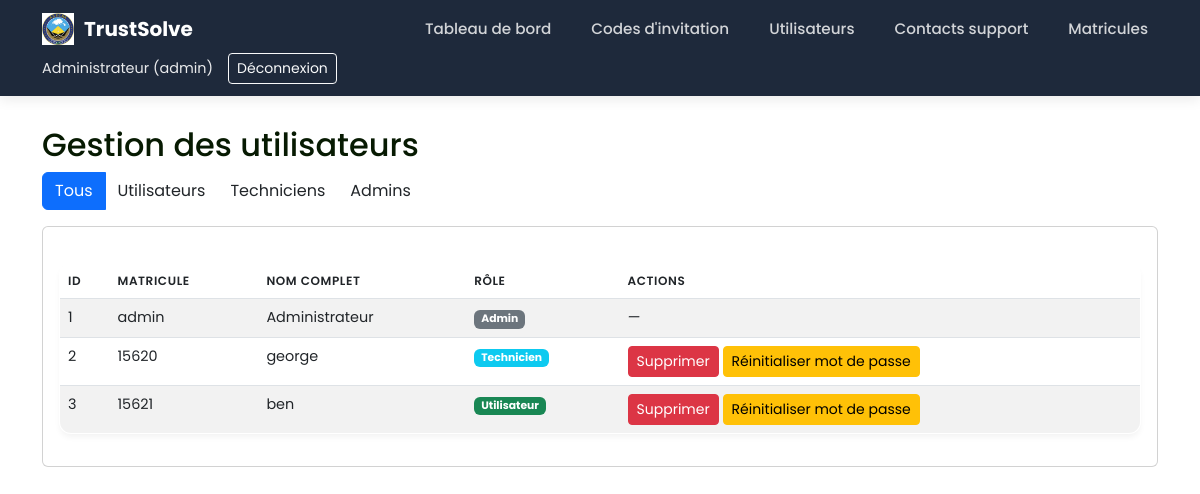
The app's page /admin/utilisateurs (signed in) with its own data.
### tables this page shows
CREATE TABLE users (
            id INTEGER PRIMARY KEY AUTOINCREMENT,
            matricule TEXT UNIQUE NOT NULL,
            full_name TEXT NOT NULL,
            password TEXT NOT NULL,
            role TEXT NOT NULL DEFAULT 'user',
            must_change_password INTEGER DEFAULT 1
        );

### app.py (the view)
    def wrapper(*args, **kwargs):
        if 'user_id' not in session:
            return redirect(url_for('login'))
        return f(*args, **kwargs)

### app.py (called while the page is built, shortened)
def login_required(f):
    def wrapper(*args, **kwargs):
        if 'user_id' not in session:
            return redirect(url_for('login'))
        return f(*args, **kwargs)
    wrapper.__name__ = f.__name__
    return wrapper

@app.route("/admin/utilisateurs", methods=["GET", "POST"])
@login_required
def admin_users():
    if session.get('role') != 'admin':
        return "Accès réservé à l'administrateur.", 403
    message = None
    role_filter = request.args.get("role", None)
    users = get_all_users(role_filter)
    return render_template('admin_users.html', users=users, message=message, role_filter=role_filter)

### database.py (called while the page is built)
def get_all_users(role_filter=None):
    conn = sqlite3.connect(DB_NAME)
    c = conn.cursor()
    if role_filter and role_filter in ('user', 'tech', 'admin'):
        c.execute('SELECT id, matricule, full_name, role FROM users WHERE role = ? ORDER BY role, id DESC', (role_filter,))
    else:
        c.execute('SELECT id, matricule, full_name, role FROM users ORDER BY role, id DESC')
    users = c.fetchall()
    conn.close()
    return users

### templates/admin_users.html (shortened to what this page needs)
{% extends "base.html" %}
{% block content %}
<h2>Gestion des utilisateurs</h2>
<div class="btn-group mb-3">
    <a href="/admin/utilisateurs" class="btn {% if not role_filter %}btn-primary{% endif %}">Tous</a>
    <a href="/admin/utilisateurs?role=user" class="btn {% if role_filter == 'user' %}btn-primary{% endif %}">Utilisateurs</a>
    <a href="/admin/utilisateurs?role=tech" class="btn {% if role_filter == 'tech' %}btn-primary{% endif %}">Techniciens</a>
    <a href="/admin/utilisateurs?role=admin" class="btn {% if role_filter == 'admin' %}btn-primary{% endif %}">Admins</a>
</div>
<div class="card">
    <div class="card-body">
        {% if users %}
        <table class="table table-striped">
            <thead>
                <tr>
                    <th>ID</th>
                    <th>Matricule</th>
                    <th>Nom complet</th>
                    <th>Rôle</th>
                    <th>Actions</th>
                </tr>
            </thead>
            <tbody>
                {% for u in users %}
                <tr>
                    <td>{{ u[0] }}</td>
                    <td>{{ u[1] }}</td>
                    <td>{{ u[2] }}</td>
                    <td>
                        {% if u[3] == 'admin' %}<span class="badge bg-secondary">Admin</span>
                        {% elif u[3] == 'tech' %}<span class="badge bg-info">Technicien</span>
                        {% else %}<span class="badge bg-success">Utilisateur</span>
                        {% endif %}
                    </td>
                    <td>
                        {% if u[3] != 'admin' %}
                        <form method="post" style="display:inline;"
                              onsubmit="return confirm('Confirmer la suppression ?');">
                            <button type="submit" class="btn btn-sm btn-danger">Supprimer</button>
                        </form>
                        <form method="post" action="/admin/reset_password/{{ u[0] }}" style="display:inline;"
                              onsubmit="return confirm('Réinitialiser le mot de passe ?');">
                            <button type="submit" class="btn btn-sm btn-warning">Réinitialiser mot de passe</button>
                        </form>
                        {% else %}
                        <em>—</em>
                        {% endif %}
                    </td>
                </tr>
                {% endfor %}
            </tbody>
        </table>
        {% else %}
        <div class="alert alert-info">Aucun utilisateur trouvé.</div>
        {% endif %}
    </div>
</div>
{% endblock %}

### templates/base.html (shortened to what this page needs)
<!DOCTYPE html>
<html lang="fr">
<head>
    <link rel="stylesheet" href="{{ url_for('static', filename='dashboard.css') }}">
    <link rel="stylesheet" href="https://cdn.jsdelivr.net/npm/bootstrap@5.3.0/dist/css/bootstrap.min.css">
    <link rel="stylesheet" href="{{ url_for('static', filename='auth.css') }}">
</head>
<body>
    {% if session.get('user_id') %}
    <nav class="navbar">
        <div class="navbar-container container">
            <a class="navbar-brand" href="
                {% if session['role'] == 'admin' %}/admin
                {% elif session['role'] == 'tech' %}/technicien
                {% else %}/{% endif %}
            ">
                <img src="../static/image/asecna.png" alt="asecna" class="navbar-logo">
                <span>TrustSolve</span>
            </a>
            <ul class="navbar-nav">
                {% if session['role'] == 'admin' %}
                <li class="nav-item"><a href="/admin" class="nav-link">Tableau de bord</a></li>
                <li class="nav-item"><a href="/admin/codes" class="nav-link">Codes d'invitation</a></li>
                <li class="nav-item"><a href="/admin/utilisateurs" class="nav-link">Utilisateurs</a></li>
                <li class="nav-item"><a href="/admin/contacts" class="nav-link">Contacts support</a></li>
                <li class="nav-item"><a href="/admin/matricules" class="nav-link">Matricules</a></li>
                {% elif session['role'] == 'tech' %}
                <li class="nav-item"><a href="/technicien" class="nav-link">Tickets</a></li>
                <li class="nav-item"><a href="/tech/diagnostics" class="nav-link">Tests diagnostic</a></li>
                <li class="nav-item"><a href="/support" class="nav-link">Support</a></li>
                {% else %}
                <li class="nav-item"><a href="/" class="nav-link">Accueil</a></li>
                <li class="nav-item"><a href="/mes_tickets" class="nav-link">Mes tickets</a></li>
                <li class="nav-item"><a href="/support" class="nav-link">Support</a></li>
                <li class="nav-item"><a href="/profil" class="nav-link">Mon profil</a></li>
                {% endif %}
            </ul>
            <div class="navbar-user">
                <span class="navbar-text">{{ session['full_name'] }} ({{ session['role'] }})</span>
                <a href="/logout" class="btn btn-outline-light btn-sm">Déconnexion</a>
            </div>
        </div>
    </nav>
    {% endif %}
    <div class="container">
        {% block content %}{% endblock %}
    </div>
</body>
</html>

### static/dashboard.css (style rules this page uses)
body:not(:has(.auth-wrapper)) { font-family: 'Inter', sans-serif; background-color: #f8fafc; color: #071a02; }
.navbar { background-color: #1e293b !important; box-shadow: 0 4px 12px rgba(0, 0, 0, 0.08); padding: 12px 0; margin-bottom: 30px; }
.navbar .container, .navbar-container { display: flex !important; align-items: center !important; justify-content: space-between !important; width: 100%; }
.navbar-brand { display: flex !important; align-items: center !important; gap: 10px; text-decoration: none; font-weight: 700; color: #ffffff !important; margin-right: 20px; }
.navbar-logo { height: 32px; width: auto; object-fit: contain; }
.navbar-nav { display: flex !important; flex-direction: row !important; align-items: center !important; list-style: none !important; margin: 0 !important; padding: 0 !important; gap: 20px !important; }
.navbar-nav .nav-item { margin: 0 !important; }
.navbar-nav .nav-link { color: rgba(255, 255, 255, 0.8) !important; text-decoration: none !important; font-weight: 500; font-size: 0.95rem; padding: 6px 10px !important; transition: color 0.2s ease; }
.navbar-user { display: flex !important; align-items: center !important; gap: 15px; }
.navbar-text { color: rgba(255, 255, 255, 0.9) !important; font-size: 0.9rem; }
table { width: 100%; border-collapse: separate; border-spacing: 0; background: #ffffff; border-radius: 12px; border: 1px solid #e2e8f0; overflow: hidden; box-shadow: 0 4px 6px -1px rgba(0, 0, 0, 0.05); margin: 20px 0; }
th, td { padding: 14px 18px; text-align: left; border-bottom: 1px solid #e2e8f0; font-size: 0.9rem; }
th { background-color: #f1f5f9; color: #475569; font-weight: 600; text-transform: uppercase; font-size: 0.75rem; letter-spacing: 0.05em; }
tr:last-child td { border-bottom: none; }

### static/auth.css (style rules this page uses)
body { font-family: 'Poppins', sans-serif !important; min-height: 100vh; margin: 0; background: url('/static/image/AIGE.png') no-repeat center center/cover fixed !important; }

### records on screen
users: full_name "Administrateur", id "1", matricule "admin", role "Admin"
users: id "2", matricule "15620", full_name "george", role "Technicien"
users: id "3", matricule "15621", full_name "ben", role "Utilisateur"

### other values on screen
{{ session['role'] }} "admin"
